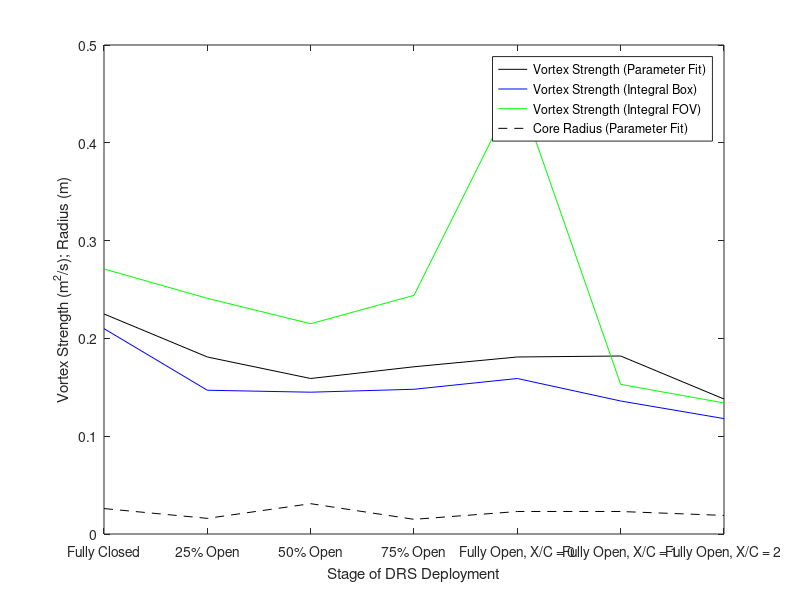

Source code (MATLAB):


Gamma_fit = [.225 .181 .159 .171 .181 .182 .138];
Gamma_box = [.210 .147 .145 .148 .159 .136 .118];
Gamma_fov = [.271 .241 .215 .244 .456 .153 .134];
rcore_fit = [.026 .016 .031 .015 .023 .023 .019];
% deploy = [0 .25 .50 .75 1 1.25 1.5];
deploy = [1 2 3 4 5 6 7];
labels = {'Fully Closed' '25% Open' '50% Open' '75% Open' 'Fully Open, X/C = 0' 'Fully Open, X/C = 1' 'Fully Open, X/C = 2'};

plot(deploy,Gamma_fit,'k',deploy,Gamma_box,'b',deploy,Gamma_fov,'g',deploy,rcore_fit,'k--')
legend('Vortex Strength (Parameter Fit)','Vortex Strength (Integral Box)','Vortex Strength (Integral FOV)','Core Radius (Parameter Fit)','Location','Best')
set(gca, 'XTick', 1:7, 'XTickLabel', labels);
xlabel('Stage of DRS Deployment')
ylabel('Vortex Strength (m^2/s); Radius (m)')